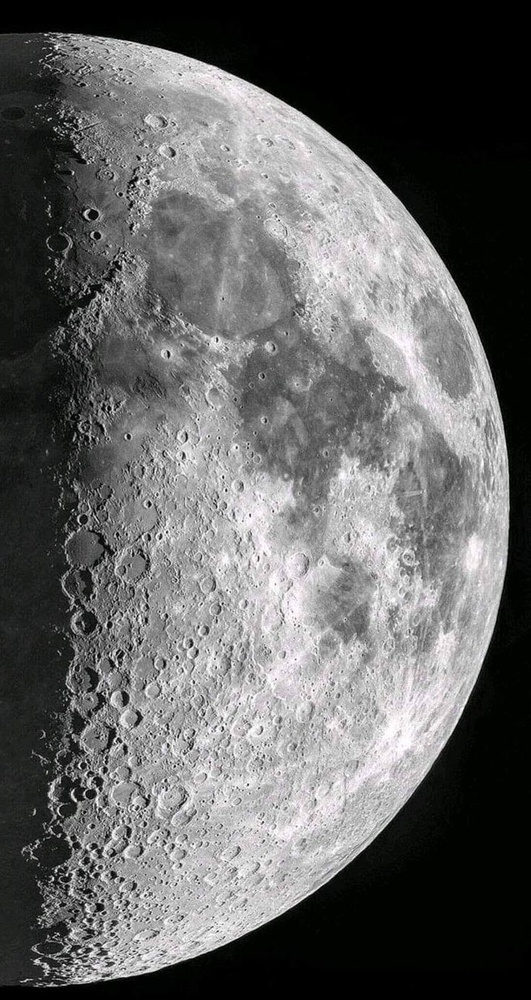
#> input picture img/moon.jpg, 531 x 1000 px, shrunk from 736 x 1386 before the run, found by its file name
$ python originToFrequency.py
#> lines starting #> are read from the running program, lines starting #| are printed output that depends on the picture
import numpy as np
import matplotlib.pyplot as plt
from PIL import Image

# Đọc ảnh xám
img = Image.open("img/moon.jpg").convert('L')
img_np = np.array(img)

# Biến đổi Fourier 2D
f = np.fft.fft2(img_np)
fshift = np.fft.fftshift(f)  # Dịch tần số thấp ra giữa

# Tính phổ biên độ (magnitude spectrum)
magnitude_spectrum = 20 * np.log(np.abs(fshift) + 1)
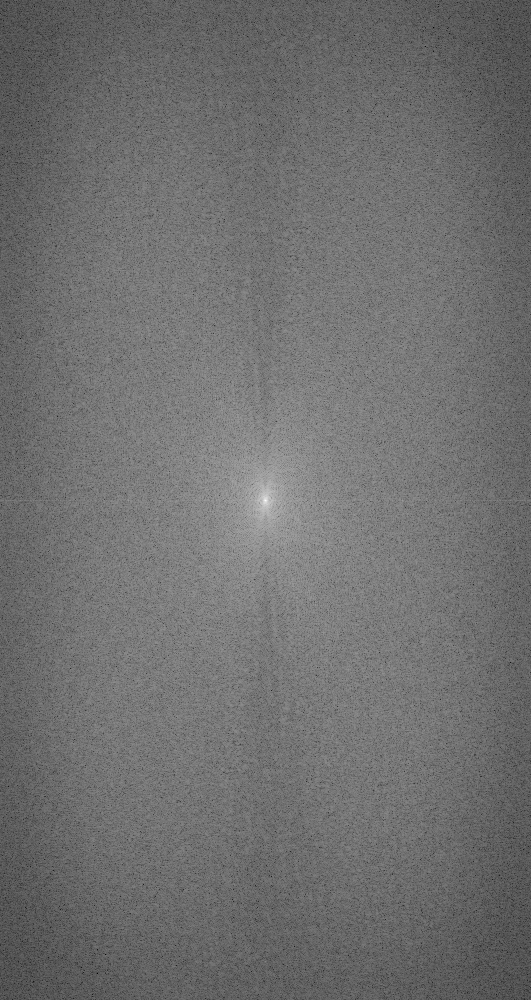
#> magnitude_spectrum: shape (1000, 531) float64; min 40.54, max 355.9, mean 178.5; drawn with min black and max white

# Hiển thị kết quả
plt.figure(figsize=(10, 5))

plt.subplot(1, 2, 1)
plt.imshow(img_np, cmap='gray')
plt.title('Ảnh miền không gian')
plt.axis('off')

plt.subplot(1, 2, 2)
plt.imshow(magnitude_spectrum, cmap='gray')
plt.title('Ảnh chuyển sang miền tần số')
plt.axis('off')

plt.tight_layout()
plt.show()
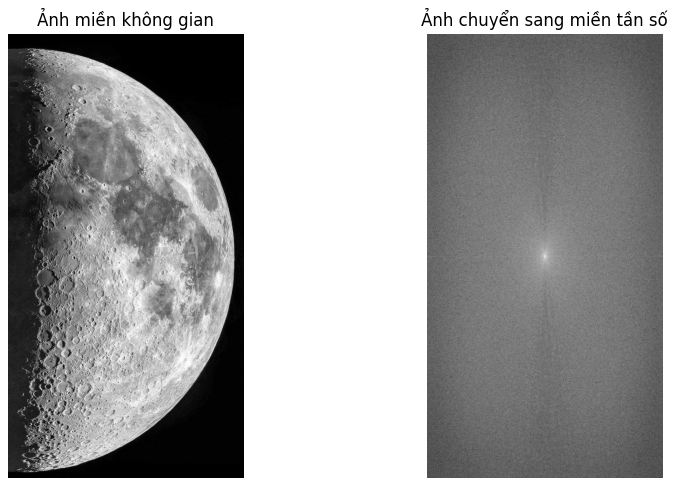
#> figure drawn by matplotlib, 2 panels

$ run again, with img/BLPF1.png saved as img/moon.jpg
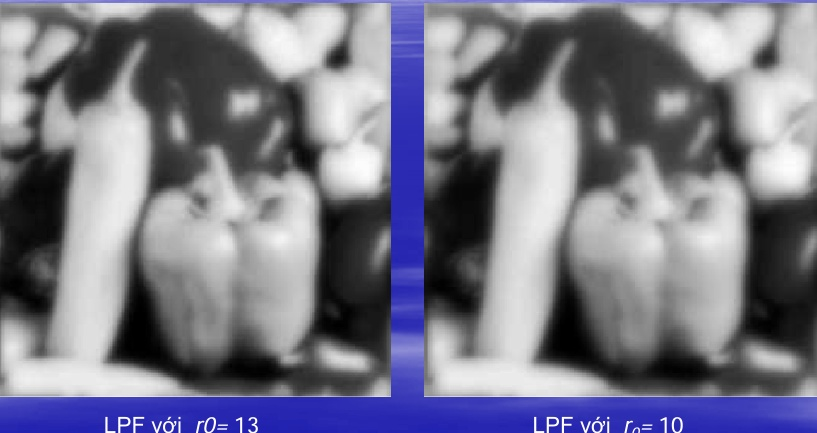
#> input picture img/BLPF1.png, 817 x 433 px, found by its file name
#> `magnitude_spectrum = 20 * np.log(np.abs(fshift) + 1)`:
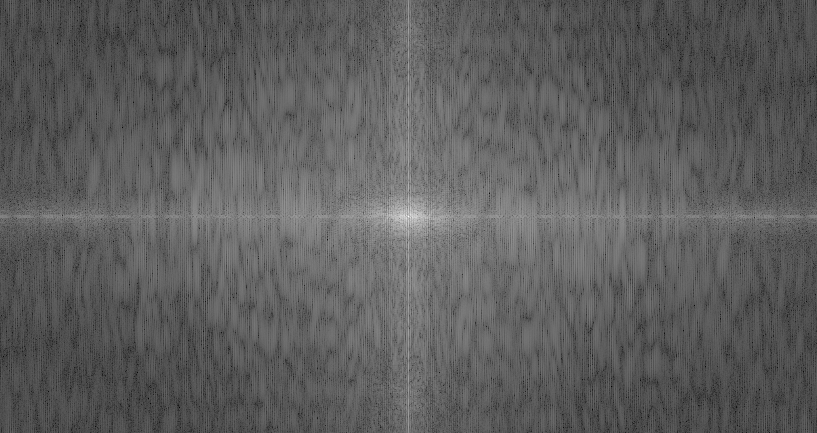
#> magnitude_spectrum: shape (433, 817) float64; min 29.25, max 351.6, mean 148.1; drawn with min black and max white
#> `plt.show()`:
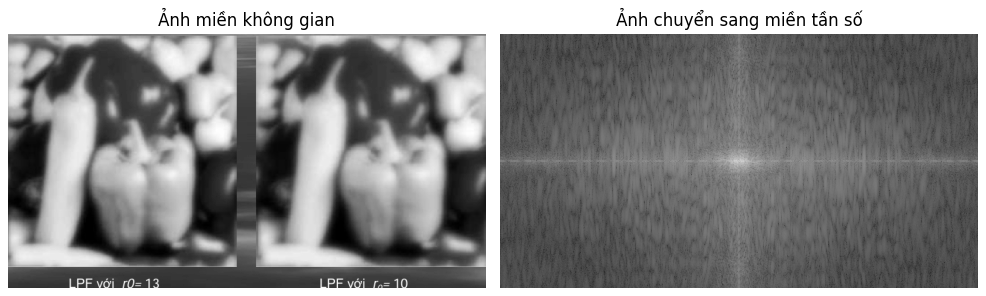
#> figure drawn by matplotlib, 2 panels

$ run again, with img/Duahau.png saved as img/moon.jpg
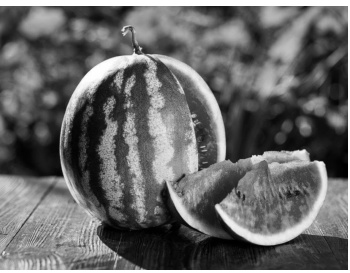
#> input picture img/Duahau.png, 350 x 273 px, found by its file name
#> `magnitude_spectrum = 20 * np.log(np.abs(fshift) + 1)`:
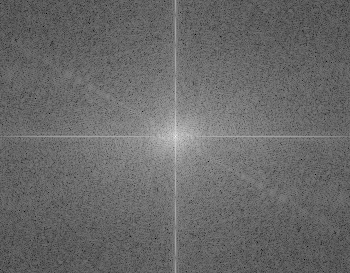
#> magnitude_spectrum: shape (273, 350) float64; min 33.58, max 322.1, mean 153.1; drawn with min black and max white
#> `plt.show()`:
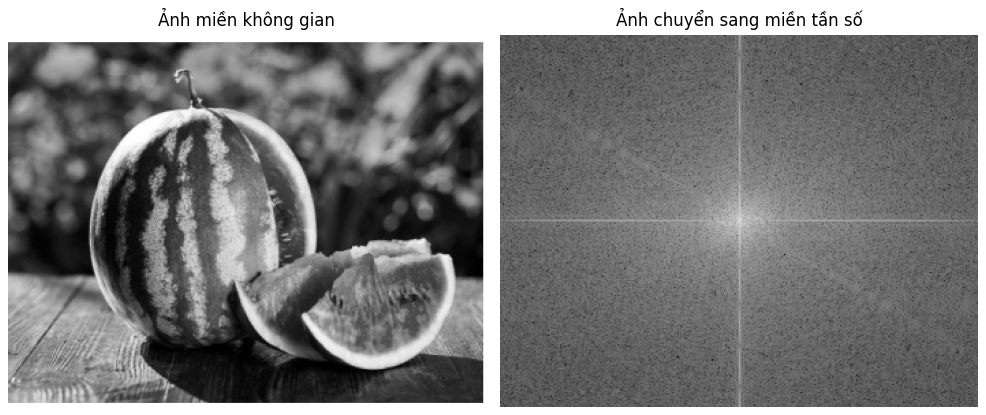
#> figure drawn by matplotlib, 2 panels
